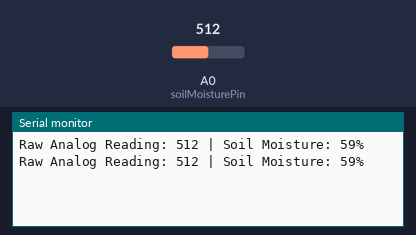
A sketch run on a simulated Arduino Uno, built with avr-gcc and run on an emulated ATmega328P. Parts: the last lines printed to the serial monitor. The test bench sets the inputs (shaded band); at power-on: A0 (soilMoisturePin) = 512.

Above: at 2.7 s.
2.8 s: A0 (soilMoisturePin) set to 716
At 4.1 s:
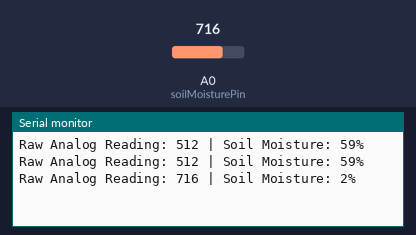
4.3 s: A0 (soilMoisturePin) set to 900
At 5.3 s:
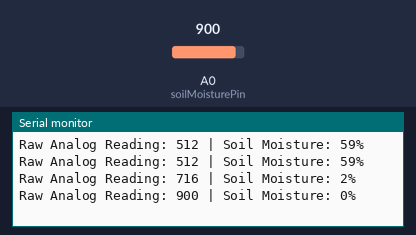
Timing chart, 0 to 7.3 s (numbered marks = the images above; inputs shaded):
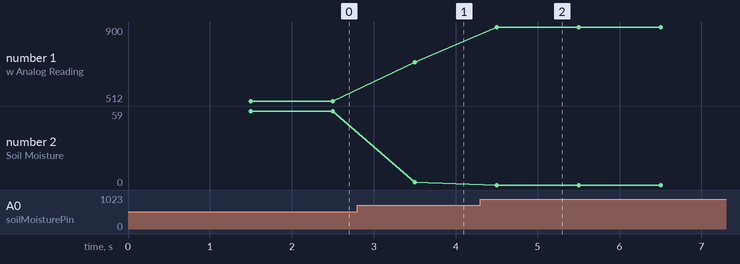

Measured:
- after the input at 2.8 s, the serial monitor: prints a new line after 0.70 s (image 1)
- after the input at 4.3 s, the serial monitor: prints a new line after 0.20 s (image 2)
- plotted number 1: 512 → 716 after the input at 2.8 s, 716 → 900 after the input at 4.3 s
- plotted number 2: 59 → 2 after the input at 2.8 s, 2 → 0 after the input at 4.3 s

The sketch:

programcode.ino
```cpp
//Made by lhycerie

const int soilMoisturePin = A0;

// Values are based on own sensor's calibration
const int dryValue = 725; // Dry analog value
const int wetValue = 369; // Wet analog value

void setup() {
  Serial.begin(9600); // Set baud rate
  delay(1500); // Time for Serial Monitor to initialize
}

void loop() {
  // Read the raw analog value
  int sensorValue = analogRead(soilMoisturePin);

  // Map the value to a percentage (100% = wet, 0% = dry)
  int moisturePercent = map(sensorValue, dryValue, wetValue, 0, 100);
  moisturePercent = constrain(moisturePercent, 0, 100);

  // Display raw and percent values
  Serial.print("Raw Analog Reading: ");
  Serial.print(sensorValue);
  Serial.print(" | Soil Moisture: ");
  Serial.print(moisturePercent);
  Serial.println("%");

  delay(1000); // 1 second interval per reading
}
```
